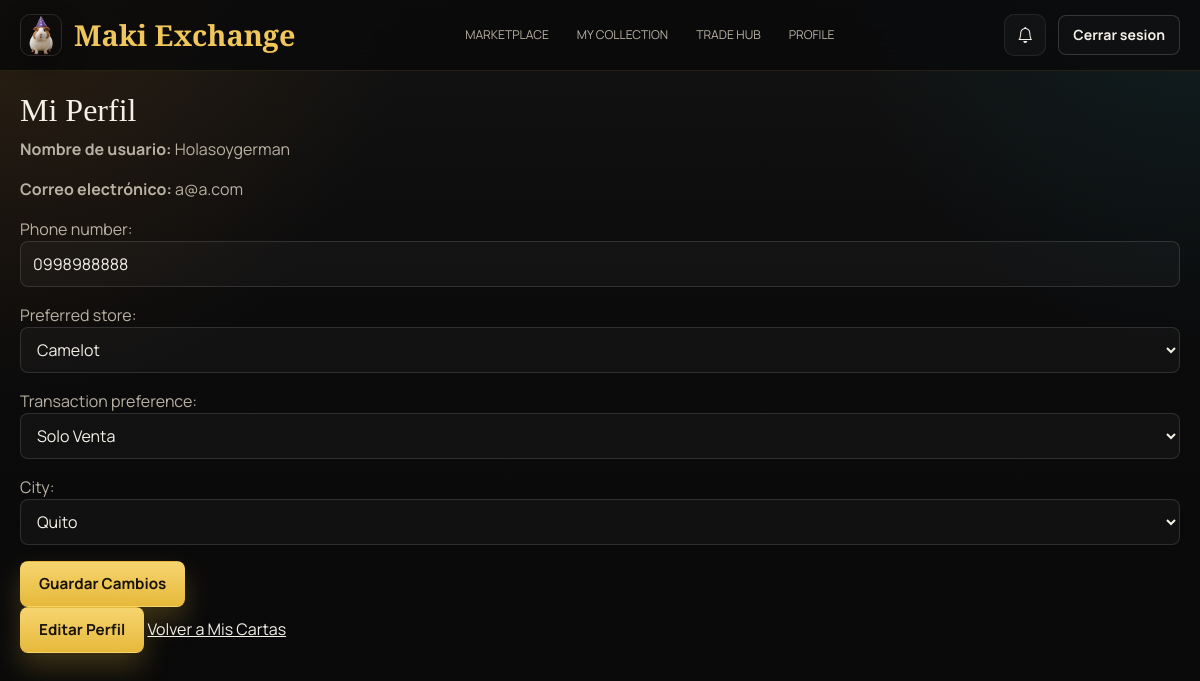
Page /users/edit_profile/ (signed in) on the committed database.
### users/models.py (models this page shows)
class CustomUser(AbstractUser):
    CITY_CHOICES = [
        ('Quito', 'Quito'),
        ('Machala', 'Machala'),
        ('Guayaquil', 'Guayaquil'),
        ('Cuenca', 'Cuenca'),
        ('Ambato', 'Ambato'),
    ]
    city = models.CharField(max_length=50, choices=CITY_CHOICES, default='Quito')
    phone_number = models.CharField(max_length=15, blank=True, null=True)
    PREFERRED_STORE_CHOICES = [
        ('monkey_planet', 'Monkey Planet'),
        ('baul_del_enano', 'Baul del Enano'),
        ('dragonscave', 'Dragonscave'),
        ('camelot', 'Camelot'),
        ('tiempo_de_juegos', 'Tiempo de Juegos'),
    ]
    preferred_store = models.CharField(
        max_length=20,
        choices=PREFERRED_STORE_CHOICES,
        blank=True,
        null=True,
    )
    TRANSACTION_PREFERENCE_CHOICES = [
        ('sell_only', 'Solo Venta'),
        ('trade_only', 'Solo Cambio'),
        ('trade_and_sell', 'Cambio y Venta'),
        ('display_only', 'Solo Display'),
    ]
    transaction_preference = models.CharField(
        max_length=20,
        choices=TRANSACTION_PREFERENCE_CHOICES,
        default='trade_and_sell',
        blank=True,
        null=True,
    )

### users/views.py (the view)
# urls.py: path('edit_profile/', views.edit_user_profile, name='edit_profile'),
@login_required
def edit_user_profile(request):
    user_profile, created = CustomUser.objects.get_or_create(id=request.user.id)
    if request.user.id != user_profile.id:
        messages.error(request, 'No tienes permiso para editar este perfil.')
        return redirect('view_user_info', user_id=request.user.id)
    class EditProfileForm(forms.ModelForm):
        class Meta:
            model = CustomUser
            fields = ['phone_number', 'preferred_store', 'transaction_preference', 'city']
    if request.method == 'POST':
        form = EditProfileForm(request.POST, instance=user_profile)
        if form.is_valid():
            form.save()
            messages.success(request, 'Tu perfil ha sido actualizado correctamente.')
            return redirect('view_user_info', user_id=request.user.id)
    else:
        form = EditProfileForm(instance=user_profile)
    return render(request, 'users/edit_profile.html', {'form': form})

### users/views.py
    class EditProfileForm(forms.ModelForm):
        class Meta:
            model = CustomUser
            fields = ['phone_number', 'preferred_store', 'transaction_preference', 'city']

### templates/users/edit_profile.html (shortened to what this page needs)
{% extends "base.html" %}
{% block content %}
<h2>Mi Perfil</h2>
<p><strong>Nombre de usuario:</strong> {{ user.username }}</p>
<p><strong>Correo electrónico:</strong> {{ user.email }}</p>
<form method="post">
    {{ form.as_p }}
    <button type="submit">Guardar Cambios</button>
</form>
<a href="{% url 'edit_profile' %}"><button type="button">Editar Perfil</button></a>
<a href="{% url 'card_list' %}">Volver a Mis Cartas</a>
{% endblock %}

### static/css/style.css (style rules this page uses)
:root { --bg: #0b0b0c; --bg-elevated: #111113; --panel: rgba(18, 18, 20, 0.88); --panel-border: rgba(255, 255, 255, 0.08); --gold: #f1c75b; --gold-strong: #ffcf5a; --text: #f4f0e8; --muted: #b9b1a3; --teal: #0f7c86; --ember: #d96a34; --shadow: 0 24px 60px rgba(0, 0, 0, 0.38); }
* { box-sizing: border-box; }
html { background: var(--bg); }
body { margin: 0; min-height: 100vh; font-family: "Manrope", "Segoe UI", sans-serif; color: var(--text); line-height: 1.5; background: radial-gradient(circle at top left, rgba(103, 63, 20, 0.3), transparent 28%), radial-gradient(circle at top right, rgba(11, 86, 94, 0.18), transparent 24%), linear-gradient(180deg, #131313 0%, #0b0b0c 38%, #090909 100%); }
a { color: inherit; }
.button, button, .btn { display: inline-flex; align-items: center; justify-content: center; gap: 8px; min-height: 46px; padding: 0 18px; border-radius: 8px; border: 1px solid transparent; font-family: inherit; font-size: 0.95rem; font-weight: 700; text-decoration: none; transition: transform 0.18s ease, border-color 0.18s ease, background 0.18s ease, color 0.18s ease; }
.button--primary, button, .btn { background: linear-gradient(180deg, #f6d46f 0%, #e6b93b 100%); color: #18120a; box-shadow: 0 14px 28px rgba(230, 185, 59, 0.24); }
.featured-card__body p, .process-card p, .ticker-card p, label, input, textarea, select, li, p { color: var(--muted); }
main h1, main h2, main h3 { font-family: "Cormorant Garamond", Georgia, serif; color: var(--text); }
main form { max-width: 100%; }
input, textarea, select { width: 100%; min-height: 46px; padding: 10px 12px; border-radius: 8px; border: 1px solid rgba(255, 255, 255, 0.12); background: rgba(255, 255, 255, 0.03); color: var(--text); }

### rows in the picture
CustomUser: username "Holasoygerman", email "a@a.com", phone_number "0998988888", preferred_store "Camelot", transaction_preference "Solo Venta", city "Quito"
